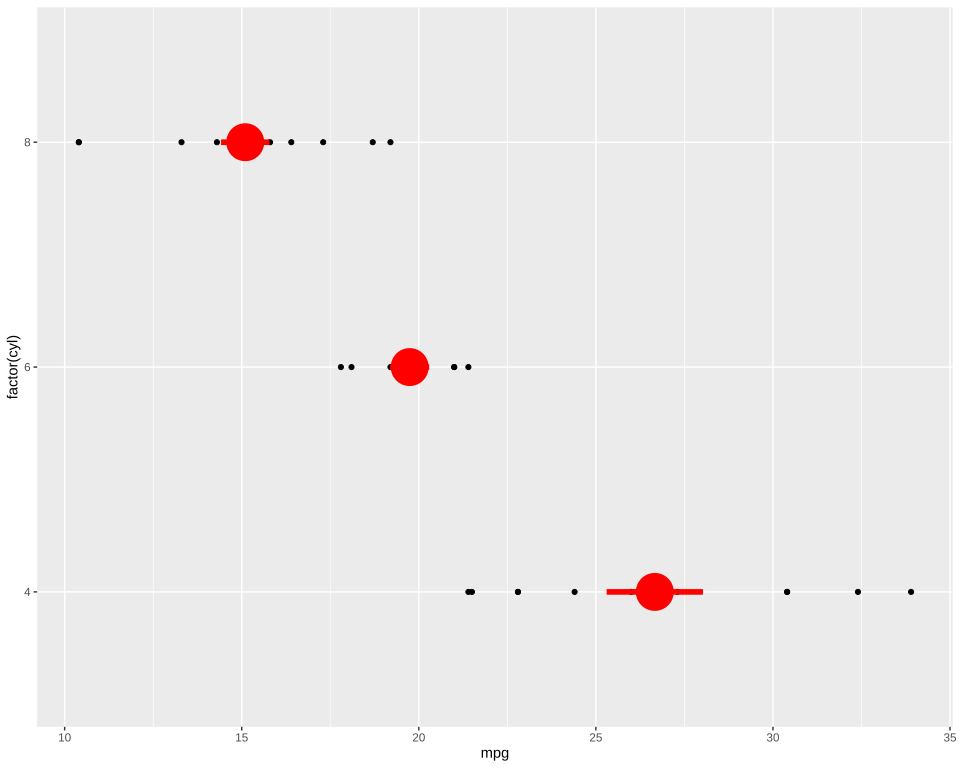

Write the R code that produced this figure.
# The plot test/golden/summary_flipped.svg draws, drawn by ggplot2 itself, as ggplot2's own visual tests
# draw their snapshots: the independent check on that golden whenever it changes. The suite never
# runs this; it needs R, ggplot2 and vdiffr, saved as the Docker image giggly-r:ggplot2-4.0.3. From
# the repository's root:
#
#   docker run --rm -v "$PWD/test/golden":/golden:ro giggly-r:ggplot2-4.0.3 \
#     Rscript /golden/summary_flipped.R > summary_flipped.ggplot2.svg
#
# and compare the two drawings element by element, as test/golden/point.R does.
#
# The reference page's summary following its discrete axis: y alone discrete, so each
# cylinder count's mpg is summarised across the panel.
# First checked with ggplot2 4.0.3 and vdiffr 1.0.9: every element and clip path matches, the x
# axis drawn before the y as in test/golden/point.R.

library(ggplot2)

plot <- ggplot(mtcars, aes(mpg, factor(cyl))) +
  geom_point() +
  stat_summary(colour = "red", linewidth = 2, size = 3) +
  theme_gray()

file <- tempfile(fileext = ".svg")
vdiffr::write_svg(plot, file)
cat(readLines(file), sep = "\n")
